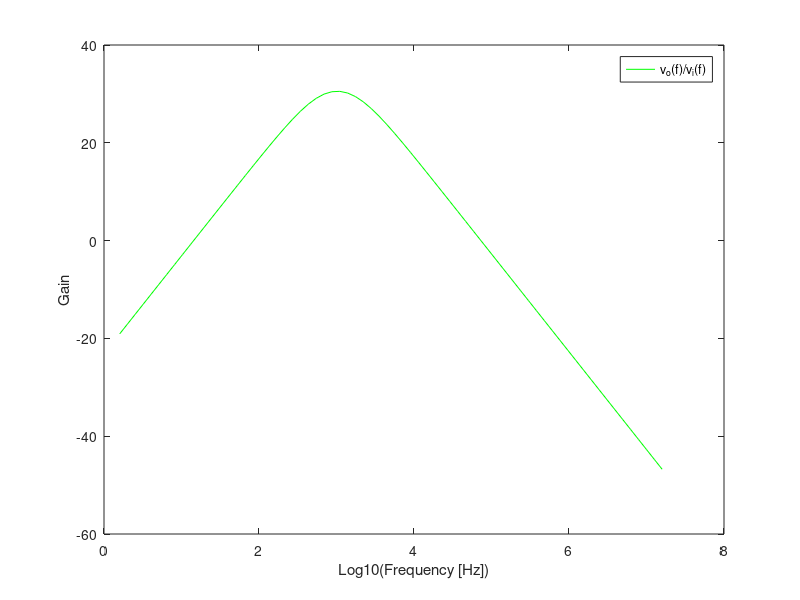

MATLAB code for this plot:
%Circuit Components
C1 =110e-09;
C2=220e-09;
R1=1000;
R2=1000;
R3=100000;
R4=1000;
Vcc=10;
printf ("valores_intro_TAB\n");
printf ("C1 = %e \n", C1);
printf ("C2 = %e \n", C2);
printf ("R1 = %e \n", R1);
printf ("R2 = %e \n", R2);
printf ("R3 = %e \n", R3);
printf ("R4 = %e \n", R4);
printf ("Vcc = %e \n", Vcc);
printf ("valores_intro_END\n\n");

%Low, High, Central Band Pass Frequencies
wL=1/(R1*C1);
wH=1/(R2*C2);
wo=sqrt(wL*wH);
printf ("band_pass_freq_TAB\n");
printf ("LowFreq_BandPass = %e \n", wL); 
printf ("HighFreq_BandPass = %e \n", wH);
printf ("Central Freq = %e \n", wo);
printf ("band_pass_freq_END\n\n");

%PONTO1%
%Central Frequency(Hz) and Respective Gain(dB)
T_central_freq = (R1*C1*j*wo/(1+R1*C1*j*wo))*(1+R3/R4)*(1/(1+R2*C2*j*wo));
Tdb_central_freq = 20*log10(abs(T_central_freq));
wo_Hz=wo/2/pi;
printf ("wo_freq_gain_TAB\n");
printf ("Central_Freq_Hz = %e \n", wo_Hz); 
printf ("Gain_Central_Freq_dB = %e \n", Tdb_central_freq);
printf ("wo_freq_gain_END\n\n");
%Input and Output Impedancies
z_in = (R1 + 1/(j*wo*C1))
z_out = R2/(j*wo*C2)/(R2+1/(j*wo*C2))
printf ("wo_freq_gain_TAB\n");
printf ("Z in = %e + %ej \n", real(z_in), imag(z_in)); 
printf ("Z out = %e + %ej\n", real(z_out) , imag(z_out));
printf ("wo_freq_gain_END\n\n");

%PONTO2%
%Gain in dB - logscale from 10Hz to 100MHz
w = logspace(1,8,70);
s=j*w;
Tdb = ones(1,length(s));
for k = 1:length(s)
  T = ((R1*C1*s(k))/(1+R1*C1*s(k)))*(1+R3/R4)*(1/(1+R2*C2*s(k)));
	Tdb(k) = 20*log10(abs(T));
end
%--------Plot----------%
theo = figure ();
plot(log10(w/(2*pi)),Tdb,"g");
legend("v_o(f)/v_i(f)");
xlabel ("Log10(Frequency [Hz])");
ylabel ("Gain");
print (theo, "theo", "-depsc");


%Merit & Cost
Gain_Deviation = abs(40-Tdb_central_freq);
Central_Frequency_Deviation=abs(1000-wo_Hz);
cost = 1e-3*(R1 + R2 + R3 + R4 + 100 + 530500 + 183600 + 13190000 + 150) + 1e6*(C1 + C2) + 38.66e-18 + 0.1*2;
Merit = 1/(cost * Gain_Deviation * Central_Frequency_Deviation);
printf ("Cost_Merit\n");
printf ("Cost = %e \n", cost); 
printf ("Merit = %e \n", Merit);
printf ("Cost_Merit_END\n\n");



